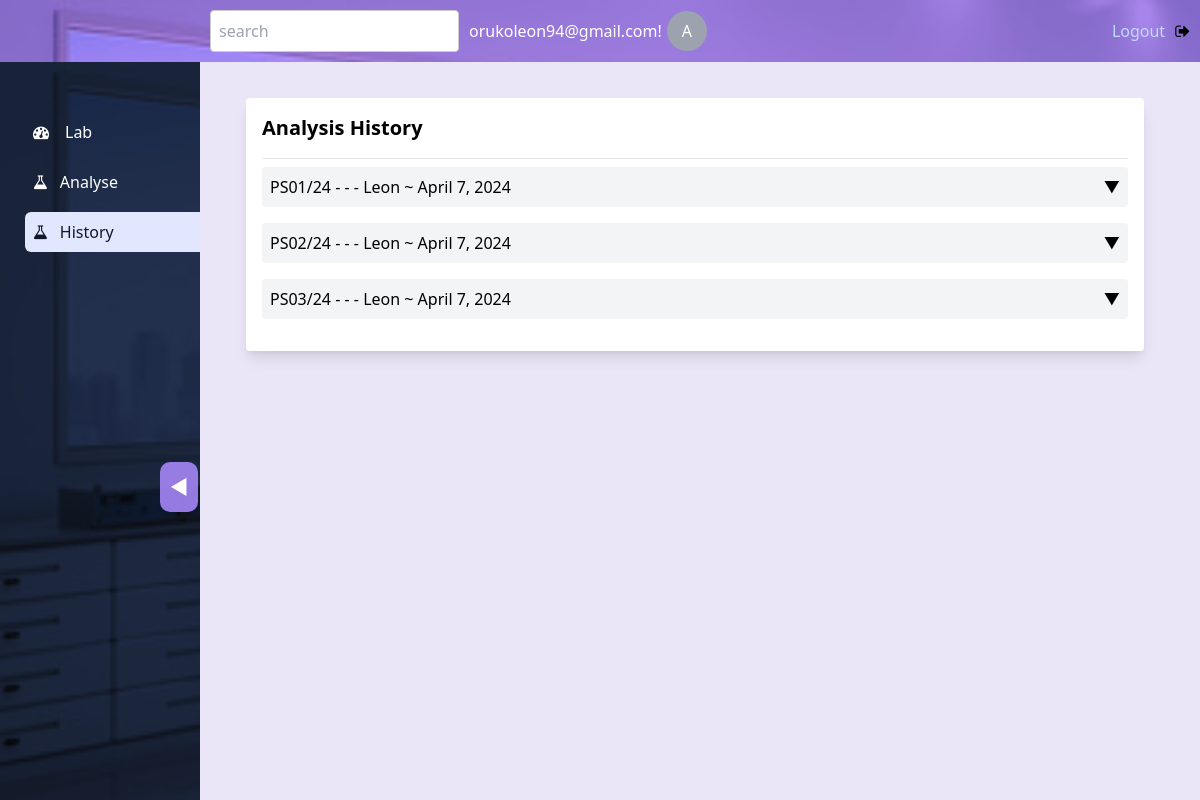
The app's page /analyse/history/ (signed in), older data.
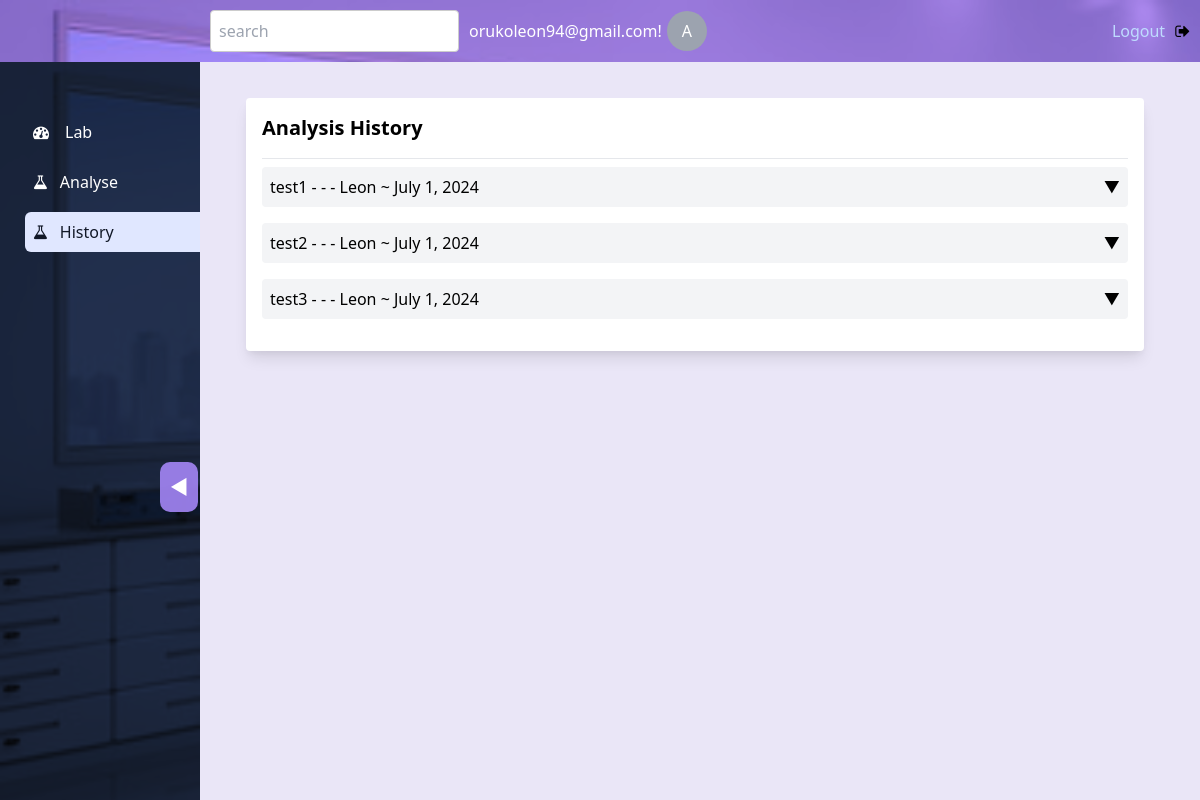
The same page, newer data.
### core/models.py (models this page shows, shortened)
class CustomUsers(AbstractUser):
    ADMIN = 'Admin'
    ANALYST = 'Analyst'
    AGRONOMIST = 'Agronomist'
    LAB_MANAGER = 'Lab Manager'
    POSTS = [
        (ADMIN, 'Admin'),
        (ANALYST, 'Analyst'),
        (AGRONOMIST, 'Agronomist'),
        (LAB_MANAGER, 'Lab Manager')
    ]
    email = models.EmailField(unique=True)
    post = models.CharField(max_length=20, choices=POSTS, default=ANALYST)
    date_joined = models.DateTimeField(default=timezone.now)
    is_superuser = models.BooleanField(default=False)
    username = models.CharField(max_length=150,unique=True)
    USERNAME_FIELD = "email"
    REQUIRED_FIELDS = ["username","first_name", "last_name"]
    objects = CustomUserManager()
    class Meta:
        verbose_name = "User"
        verbose_name_plural = "Users"
        permissions = [
            ('admin', 'Can access admin features'),
            ('analyst', 'Can access analyst features'),
            ('agronomist', 'Can access agronomist features'),
            ('labmanager', 'Can access lab manager features'),
        ]
    groups = models.ManyToManyField(
        'auth.Group',
        verbose_name='groups',
        blank=True,
        related_name='custom_user_groups',
        related_query_name='custom_user_group',
    )
    user_permissions = models.ManyToManyField(
        'auth.Permission',
        verbose_name='user permissions',
        blank=True,
        related_name='custom_user_permissions',
        related_query_name='custom_user_permission',
    )

class AnalystTask(models.Model):
    sample = models.OneToOneField(Sample, on_delete=models.CASCADE)
    status = models.CharField(max_length=20, choices=[('Incomplete', 'Incomplete'), ('Complete', 'Complete')])
    analysis = models.TextField(blank=True, null=True)
    analysis_date = models.DateField(blank=True, null=True)
    analyzed_by = models.ForeignKey(settings.AUTH_USER_MODEL, on_delete=models.CASCADE, related_name='analyst_tasks')
    picked=models.DateField(auto_now_add=True)

class Sample(models.Model):
    REGISTRATION = 'registration'
    ANALYST_TASK = 'analysis'
    AGRONOMIST_TASK = 'recommendation'
    LAB_MANAGER_TASK = 'processing'
    COMPLETE='complete'
    STAGE_CHOICES = [
        (REGISTRATION, 'Registration stage'),
        (ANALYST_TASK, 'Analysis stage'),
        (AGRONOMIST_TASK, 'Recommendation stage'),
        (LAB_MANAGER_TASK, 'Processing stage'),
        (COMPLETE,'Complete')
    ]
    CHEMICAL='Chemical'
    MICROBIO='Microbiology'
    FULL='Full'
    TEST_CHOICES=[
        (CHEMICAL,'Chemical Analysis'),
        (MICROBIO,'Microbiology'),
        (FULL,'Full analysis')
    ]
    sample_id = models.CharField(max_length=20, unique=True)
    sample_name = models.CharField(max_length=100)
    test_id = models.CharField(max_length=100,choices=TEST_CHOICES,default=CHEMICAL)
    customer = models.ForeignKey(Clients,on_delete=models.SET_NULL,null=True)
    date_of_registration = models.DateField(default=timezone.now)
    registered_by = models.ForeignKey(settings.AUTH_USER_MODEL, on_delete=models.CASCADE)
    stage = models.CharField(max_length=20, choices=STAGE_CHOICES, default=REGISTRATION)

### analysis/views.py (the view)
# urls.py: path('history/', views.past_analysis, name='history'),
@login_required
@role_required([CustomUsers.ANALYST,CustomUsers.LAB_MANAGER])
def past_analysis(request):
    samples = AnalystTask.objects.filter(status='Complete')
    return render(request, 'analysis/past_analysis.html', {'samples': samples})

### core/decorator.py (called while the page is built)
def role_required(roles):
    def decorator(view_func):
        @wraps(view_func)
        def _wrapped_view(request, *args, **kwargs):
            user = request.user
            if user.is_authenticated and hasattr(user, 'post'):
                user_role = user.post
                if user_role in roles:
                    return view_func(request, *args, **kwargs)
            return HttpResponseForbidden("You don't have permission to access this page.")
        return _wrapped_view
    return decorator

### analysis/templates/analysis/past_analysis.html (shortened to what this page needs)
{% extends 'analysis/base.html' %}
{% block content %}
{%  load static %}
<div class="container mx-auto p-4">
    <div class=" conten bg-white p-4 rounded shadow-lg w-full">
      <h2 class="text-xl font-bold mb-4">
        {% if samples %} Analysis History{% else %} No Analysis History {% endif %}
      </h2>
      <div class="border-b border-gray-200 mb-2"></div>
      {% for sample in samples %}
      <details class="mb-4">
        <summary class="flex justify-between items-center bg-gray-100 p-2 rounded cursor-pointer hover:bg-gray-200 transition">
          <span>{{ sample.sample.sample_id }} - {{ sample.sample.sample_type }} - {{ sample.sample.industry_type }} - {{ sample.sample.registered_by.first_name }} ~ {{ sample.sample.date_of_registration }}</span>
          <span>▼</span>
        </summary>
                {% include 'analysis/water_chemical.html' %}
      </details>
      {% endfor %}
    </div>
  </div>
{% endblock %}

### analysis/templates/analysis/base.html (shortened to what this page needs)
{% load static %}
<!DOCTYPE html>
<html lang="en">
<head>
    <link href="https://cdn.jsdelivr.net/npm/tailwindcss@2.2.19/dist/tailwind.min.css" rel="stylesheet">
    <link rel="stylesheet" href="https://cdnjs.cloudflare.com/ajax/libs/font-awesome/4.7.0/css/font-awesome.min.css">
    <link rel="stylesheet" href="{% static 'analysis/css/styles.css' %}">
</head>
<body class="overflow-hidden">
    <nav class="sticky top-0 z-50 w-screen">
        <div class="nav-center">
        <form action="">
            <input type="search" placeholder="search" class="rounded-md outline-none p-1">
        </form>
        <div class="account ">
            <p class='text-white'>{{ request.user.get_username }}!<p/>
            <span class="text-white rounded-full bg-gray-400 p-2 h-10 w-10 flex justify-center">
                A
            </span>
        </div>
        </div>
        <div class="logout">
        <a href="{% url 'login:logout' %}" class="text-blue-200">Logout</a>
        <i class="fa fa-sign-out text-green-950" aria-hidden="true"></i>
        </div>
    </nav>
    <nav class="side-menu bg-gray-900 overflow-hidden  fixed h-screen justify-start py-10">
        <div>
            <a href="{% url 'analysis:sample-list-view' %}" class="dashboard  rounded-l-md text-white hover:text-gray-900 hover:bg-indigo-100 flex items-center">
                <i class="fa fa-tachometer mr-1"></i>
                <p class="block whitespace-nowrap px-3">Lab</p>
            </a>
            <a href="{% url 'analysis:analyse' %}" class="new-samples {% if request.path == '/analyse/analyse/' %}bg-indigo-100 text-gray-900{% endif %} rounded-l-md text-white hover:text-gray-900 hover:bg-indigo-100 flex items-center">
                <i class="fa fa-flask"></i>
                <h1 class="block whitespace-nowrap px-3">Analyse</h1>
            </a>
            <a href="{% url 'analysis:history' %}" class="new-samples {% if request.path == '/analyse/history/' %}bg-indigo-100 text-gray-900{% endif %} rounded-l-md text-white hover:text-gray-900 hover:bg-indigo-100 flex items-center">
                <i class="fa fa-flask"></i>
                <h1 class="block whitespace-nowrap px-3">History</h1>
            </a>
            <div class="toggle-nav ">
                <button id="toggleNav" onclick="toggleNav()">
                    <span class="arrow">◄</span>
                </button>
            </div>
        </div>
    </nav>
    <div class="content flex justify-center mb-10 ">
        {% block content %}
        {% endblock %}
    </div>
</body>
</html>

### analysis/templates/analysis/water_chemical.html (shortened to what this page needs)
<!DOCTYPE html>
    <html lang="en">
    <head>
        <link href="https://cdnjs.cloudflare.com/ajax/libs/tabulator/5.0.7/css/tabulator.min.css" rel="stylesheet">
    </head>
    <body>
    </html>

### analysis/static/analysis/css/styles.css (style rules this page uses)
* { padding: 0; margin: 0; }
body { background-color: #EAE6F7; }
nav { background-color: #5F46A5; display: flex; justify-content: space-between; padding: 10px; align-items: center; }
.nav-center { display: flex; align-items: center; gap: 10px; margin-left: 200px; }
.account { display: flex; align-items: center; gap: 5px; }
.logout { display: flex; align-items: center; gap: 5px; }
input[type="search"] { padding: 8px; border-radius: 4px; border: 1px solid #ccc; }
a { color: #81A1C1; text-decoration: none; padding: 5px; border-radius: 4px; transition: background-color 0.3s; }
.side-menu { display: flex; flex-direction: column; gap: 2px; width: 200px; transition: all 200ms linear; }
.dashboard,.new-samples { width: 200px; margin-left: 50px; margin-top: 10px; padding: 8px; }
.content { padding-left: 230px; padding-right: 40px; padding-top: 20px; display: flex; flex-direction: column; transition: all 2s cubic-bezier(); }

### analysis/templates/analysis/past_analysis.html (style rules this page uses)
.conten { overflow-y: auto; scrollbar-width: 10px; max-height: 450px; scroll-behavior: smooth; }

Row changes from the older to the newer data that the page shows:
removed AnalystTask: sample.sample_id "PS01/24", sample.registered_by.first_name "Leon", sample.date_of_registration "April 7, 2024"
removed AnalystTask: sample.sample_id "PS02/24", sample.registered_by.first_name "Leon", sample.date_of_registration "April 7, 2024"
removed AnalystTask: sample.sample_id "PS03/24", sample.registered_by.first_name "Leon", sample.date_of_registration "April 7, 2024"
added AnalystTask: sample.sample_id "test1", sample.registered_by.first_name "Leon", sample.date_of_registration "July 1, 2024"
added AnalystTask: sample.sample_id "test2", sample.registered_by.first_name "Leon", sample.date_of_registration "July 1, 2024"
added AnalystTask: sample.sample_id "test3", sample.registered_by.first_name "Leon", sample.date_of_registration "July 1, 2024"
